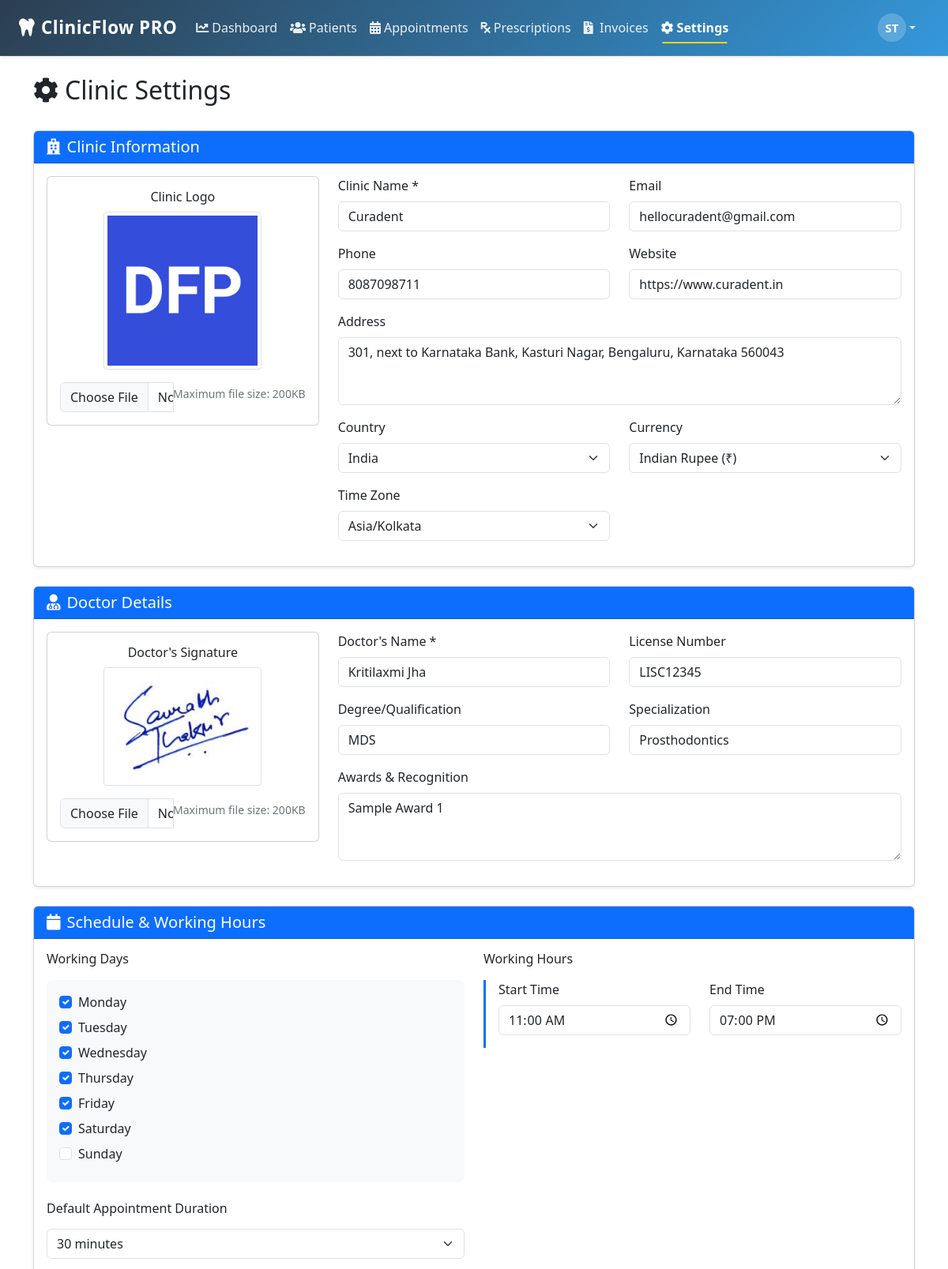
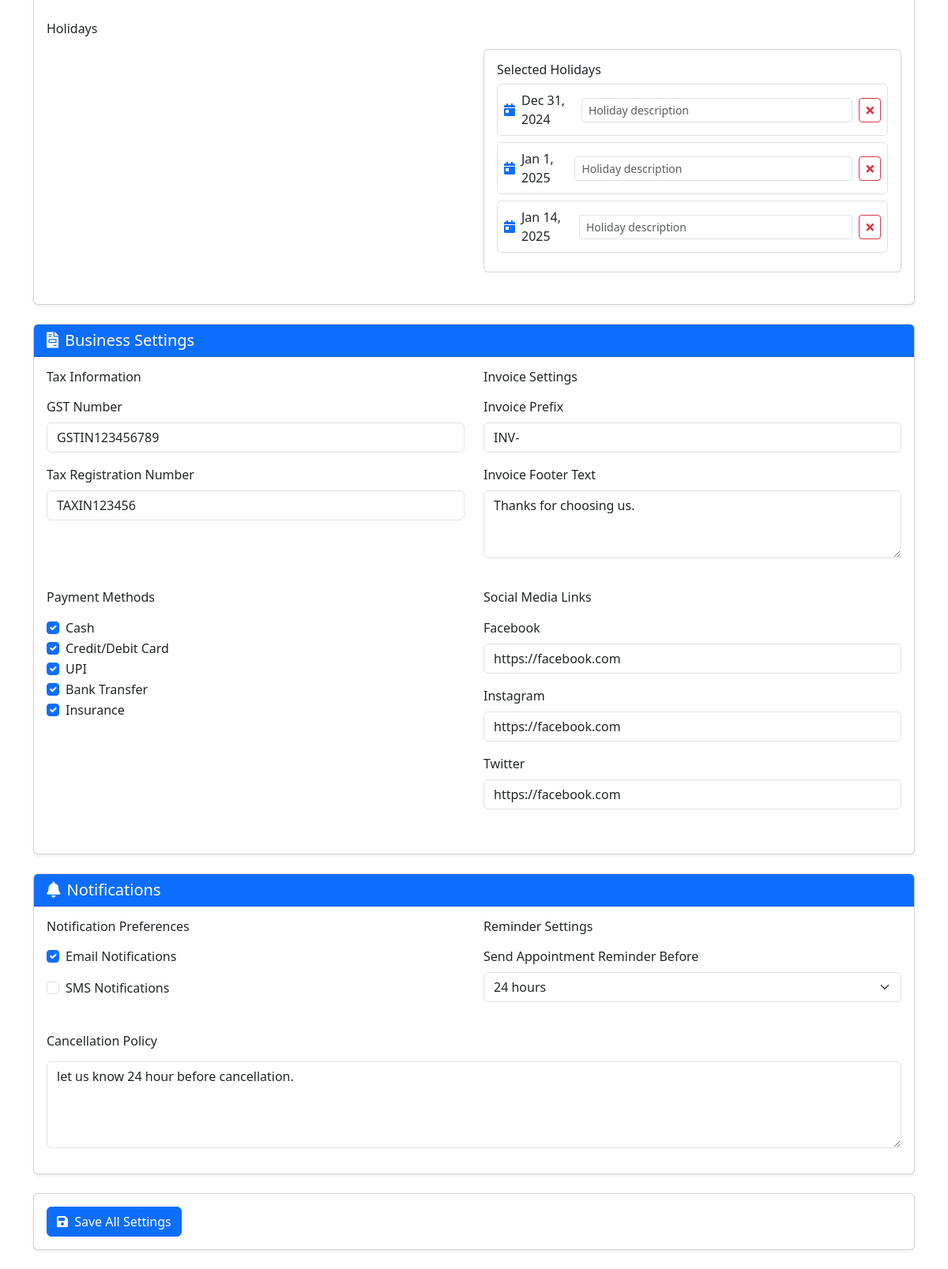
The page /modules/clinic_settings/settings.php (signed in) on the database its author committed (2 pictures, top to bottom).
### tables this page shows
CREATE TABLE `clinic_settings` (
  `id` int(11) NOT NULL,
  `user_id` int(11) NOT NULL,
  `clinic_name` varchar(100) NOT NULL,
  `logo_path` varchar(255) DEFAULT NULL,
  `email` varchar(100) DEFAULT NULL,
  `phone` varchar(20) DEFAULT NULL,
  `website` varchar(255) DEFAULT NULL,
  `address` text DEFAULT NULL,
  `country` varchar(100) DEFAULT NULL,
  `currency` varchar(10) DEFAULT NULL,
  `working_days` longtext DEFAULT NULL CHECK (json_valid(`working_days`)),
  `working_hours_start` time DEFAULT NULL,
  `working_hours_end` time DEFAULT NULL,
  `default_appointment_duration` int(11) DEFAULT 30,
  `doctor_name` varchar(100) DEFAULT NULL,
  `license_number` varchar(50) DEFAULT NULL,
  `degree` varchar(100) DEFAULT NULL,
  `specialization` varchar(100) DEFAULT NULL,
  `awards_recognition` text DEFAULT NULL,
  `signature_path` varchar(255) DEFAULT NULL,
  `gst_number` varchar(50) DEFAULT NULL,
  `tax_registration_number` varchar(50) DEFAULT NULL,
  `holidays` longtext DEFAULT NULL CHECK (json_valid(`holidays`)),
  `time_zone` varchar(100) DEFAULT NULL,
  `appointment_reminder_before` int(11) DEFAULT 24,
  `cancellation_policy` text DEFAULT NULL,
  `social_media_links` longtext DEFAULT NULL CHECK (json_valid(`social_media_links`)),
  `payment_methods` longtext DEFAULT NULL CHECK (json_valid(`payment_methods`)),
  `invoice_prefix` varchar(10) DEFAULT NULL,
  `invoice_footer_text` text DEFAULT NULL,
  `sms_notifications` tinyint(1) DEFAULT 0,
  `email_notifications` tinyint(1) DEFAULT 1,
  `created_at` timestamp NOT NULL DEFAULT current_timestamp(),
  `updated_at` timestamp NOT NULL DEFAULT current_timestamp() ON UPDATE current_timestamp()
);

### modules/clinic_settings/settings.php (the view, shortened to what the rows shown need)
<?php
require_once 'models/Settings.php';
$pageTitle = "Clinic Settings";
$settings = new Settings();
$settings->user_id = $_SESSION['user_id'];
$settingsData = $settings->getSettings($_SESSION['user_id']) ?? [];
$maxFileSize = 200 * 1024;
$socialMedia = json_decode($settingsData['social_media_links'] ?? '[]', true) ?: [];
?>
<!DOCTYPE html>
<html lang="en">
<head>
    <link href="https://cdn.jsdelivr.net/npm/bootstrap@5.3.0/dist/css/bootstrap.min.css" rel="stylesheet">
    <link rel="stylesheet" href="https://cdnjs.cloudflare.com/ajax/libs/font-awesome/5.15.4/css/all.min.css">
    <link rel="stylesheet" href="https://cdn.jsdelivr.net/npm/flatpickr/dist/flatpickr.min.css">
    <link rel="stylesheet" href="https://cdn.jsdelivr.net/npm/flatpickr/dist/themes/material_blue.css">
</head>
<body>
    <?php include_once BASE_PATH . '/includes/navbar.php'; ?>
    <div class="container mt-4">
        <div class="row mb-4">
            <div class="col-md-12">
                <h2><i class="fas fa-cog me-2"></i><?php echo $pageTitle; ?></h2>
            </div>
        </div>
        <form method="POST" action="" enctype="multipart/form-data">
            <div class="card shadow-sm mb-4">
                <div class="card-body">
                    <div class="row">
                        <div class="col-md-4 mb-4">
                            <div class="card">
                                <div class="card-body text-center">
                                    <h6 class="card-title">Clinic Logo</h6>
                                    <img src="<?php echo BASE_URL . '/' . ($settingsData['logo_path'] ?? 'assets/images/default-logo.png'); ?>"
                                         class="preview-image mb-3"
                                         id="logoPreview"
                                         alt="Clinic Logo">
                                    <div class="input-group">
                                        <input type="file" class="form-control" name="logo" accept="image/*"
                                               onchange="validateFileSize(this, 'logoPreview')"
                                               data-max-size="<?php echo $maxFileSize; ?>">
                                        <small class="form-text text-muted d-block">Maximum file size: 200KB</small>
                                    </div>
                                </div>
                            </div>
                        </div>
                        <div class="col-md-8">
                            <div class="row">
                                <div class="col-md-6 mb-3">
                                    <label class="form-label">Clinic Name *</label>
                                    <input type="text" class="form-control" name="clinic_name" required
                                           value="<?php echo htmlspecialchars($settingsData['clinic_name'] ?? ''); ?>">
                                </div>
                                <div class="col-md-6 mb-3">
                                    <label class="form-label">Email</label>
                                    <input type="email" class="form-control" name="email"
                                           value="<?php echo htmlspecialchars($settingsData['email'] ?? ''); ?>">
                                </div>
                                <div class="col-md-6 mb-3">
                                    <label class="form-label">Phone</label>
                                    <input type="tel" class="form-control" name="phone"
                                           value="<?php echo htmlspecialchars($settingsData['phone'] ?? ''); ?>">
                                </div>
                                <div class="col-md-6 mb-3">
                                    <label class="form-label">Website</label>
                                    <input type="url" class="form-control" name="website"
                                           value="<?php echo htmlspecialchars($settingsData['website'] ?? ''); ?>">
                                </div>
                                <div class="col-12 mb-3">
                                    <label class="form-label">Address</label>
                                    <textarea class="form-control" name="address" rows="3"><?php echo htmlspecialchars($settingsData['address'] ?? ''); ?></textarea>
                                </div>
                            </div>
                        </div>
                    </div>
                </div>
            </div>
            <div class="card shadow-sm mb-4">
                <div class="card-body">
                    <div class="row">
                        <div class="col-md-4 mb-4">
                            <div class="card">
                                <div class="card-body text-center">
                                    <h6 class="card-title">Doctor's Signature</h6>
                                    <img src="<?php echo BASE_URL . '/' . ($settingsData['signature_path'] ?? 'assets/images/default-signature.png'); ?>"
                                         class="preview-image mb-3"
                                         id="signaturePreview"
                                         alt="Doctor's Signature">
                                    <div class="input-group">
                                        <input type="file" class="form-control" name="signature" accept="image/*"
                                               onchange="validateFileSize(this, 'signaturePreview')"
                                               data-max-size="<?php echo $maxFileSize; ?>">
                                        <small class="form-text text-muted d-block">Maximum file size: 200KB</small>
                                    </div>
                                </div>
                            </div>
                        </div>
                        <div class="col-md-8">
                            <div class="row">
                                <div class="col-md-6 mb-3">
                                    <label class="form-label">Doctor's Name *</label>
                                    <input type="text" class="form-control" name="doctor_name" required
                                           value="<?php echo htmlspecialchars($settingsData['doctor_name'] ?? ''); ?>">
                                </div>
                                <div class="col-md-6 mb-3">
                                    <label class="form-label">License Number</label>
                                    <input type="text" class="form-control" name="license_number"
                                           value="<?php echo htmlspecialchars($settingsData['license_number'] ?? ''); ?>">
                                </div>
                                <div class="col-md-6 mb-3">
                                    <label class="form-label">Degree/Qualification</label>
                                    <input type="text" class="form-control" name="degree"
                                           value="<?php echo htmlspecialchars($settingsData['degree'] ?? ''); ?>">
                                </div>
                                <div class="col-md-6 mb-3">
                                    <label class="form-label">Specialization</label>
                                    <input type="text" class="form-control" name="specialization"
                                           value="<?php echo htmlspecialchars($settingsData['specialization'] ?? ''); ?>">
                                </div>
                                <div class="col-12 mb-3">
                                    <label class="form-label">Awards & Recognition</label>
                                    <textarea class="form-control" name="awards_recognition" rows="3"
                                              placeholder="List your awards and recognition (one per line)"><?php echo htmlspecialchars($settingsData['awards_recognition'] ?? ''); ?></textarea>
                                </div>
                            </div>
                        </div>
                    </div>
                </div>
            </div>
            <div class="card shadow-sm mb-4">
                <div class="card-body">
                    <div class="row">
                        <div class="col-md-6 mb-4">
                            <div class="time-picker-container">
                                <div class="row">
                                    <div class="col-md-6 mb-3">
                                        <label class="form-label">Start Time</label>
                                        <input type="time" class="form-control" name="working_hours_start"
                                               value="<?php echo htmlspecialchars($settingsData['working_hours_start'] ?? '09:00'); ?>">
                                    </div>
                                    <div class="col-md-6 mb-3">
                                        <label class="form-label">End Time</label>
                                        <input type="time" class="form-control" name="working_hours_end"
                                               value="<?php echo htmlspecialchars($settingsData['working_hours_end'] ?? '17:00'); ?>">
                                    </div>
                                </div>
                            </div>
                        </div>
                    </div>
                </div>
            </div>
            <div class="card shadow-sm mb-4">
                <div class="card-body">
                    <div class="row">
                        <div class="col-md-6 mb-4">
                            <div class="mb-3">
                                <label class="form-label">GST Number</label>
                                <input type="text" class="form-control" name="gst_number"
                                       value="<?php echo htmlspecialchars($settingsData['gst_number'] ?? ''); ?>">
                            </div>
                            <div class="mb-3">
                                <label class="form-label">Tax Registration Number</label>
                                <input type="text" class="form-control" name="tax_registration_number"
                                       value="<?php echo htmlspecialchars($settingsData['tax_registration_number'] ?? ''); ?>">
                            </div>
                        </div>
                        <div class="col-md-6 mb-4">
                            <div class="mb-3">
                                <label class="form-label">Invoice Prefix</label>
                                <input type="text" class="form-control" name="invoice_prefix"
                                       value="<?php echo htmlspecialchars($settingsData['invoice_prefix'] ?? ''); ?>"
                                       placeholder="e.g., INV-">
                            </div>
                            <div class="mb-3">
                                <label class="form-label">Invoice Footer Text</label>
                                <textarea class="form-control" name="invoice_footer_text" rows="3"
                                        placeholder="Terms and conditions, thank you message, etc."><?php echo htmlspecialchars($settingsData['invoice_footer_text'] ?? ''); ?></textarea>
                            </div>
                        </div>
                        <div class="col-md-6 mb-4">
                            <div class="mb-3">
                                <label class="form-label">Facebook</label>
                                <input type="url" class="form-control" name="social_media[facebook]"
                                       value="<?php echo htmlspecialchars($socialMedia['facebook'] ?? ''); ?>">
                            </div>
                            <div class="mb-3">
                                <label class="form-label">Instagram</label>
                                <input type="url" class="form-control" name="social_media[instagram]"
                                       value="<?php echo htmlspecialchars($socialMedia['instagram'] ?? ''); ?>">
                            </div>
                            <div class="mb-3">
                                <label class="form-label">Twitter</label>
                                <input type="url" class="form-control" name="social_media[twitter]"
                                       value="<?php echo htmlspecialchars($socialMedia['twitter'] ?? ''); ?>">
                            </div>
                        </div>
                    </div>
                </div>
            </div>
            <div class="card shadow-sm mb-4">
                <div class="card-body">
                    <div class="row">
                        <div class="col-md-6 mb-4">
                            <div class="form-check mb-3">
                                <input type="checkbox" class="form-check-input" name="email_notifications" id="email_notifications"
                                       <?php echo ($settingsData['email_notifications'] ?? true) ? 'checked' : ''; ?>>
                                <label class="form-check-label" for="email_notifications">Email Notifications</label>
                            </div>
                            <div class="form-check mb-3">
                                <input type="checkbox" class="form-check-input" name="sms_notifications" id="sms_notifications"
                                       <?php echo ($settingsData['sms_notifications'] ?? false) ? 'checked' : ''; ?>>
                                <label class="form-check-label" for="sms_notifications">SMS Notifications</label>
                            </div>
                        </div>
                        <div class="col-12">
                            <div class="mb-3">
                                <textarea class="form-control" name="cancellation_policy" rows="4"
                                        placeholder="Enter your cancellation policy"><?php echo htmlspecialchars($settingsData['cancellation_policy'] ?? ''); ?></textarea>
                            </div>
                        </div>
                    </div>
                </div>
            </div>
        </form>
    </div>
</body>
</html>

### rows shown on the page
clinic_settings: logo_path (picture), clinic_name "Curadent", email "hellocuradent@gmail.com", phone "8087098711", website "https://www.curadent.in", address "301, next to Karnataka Bank, Kasturi Nagar, Bengaluru, Karnataka 560043", signature_path (picture), doctor_name "Kritilaxmi Jha", license_number "LISC12345", degree "MDS", specialization "Prosthodontics", awards_recognition "Sample Award 1", working_hours_start "11:00:00", working_hours_end "19:00:00", gst_number "GSTIN123456789", tax_registration_number "TAXIN123456", invoice_prefix "INV-", invoice_footer_text "Thanks for choosing us.", social_media_links "https://facebook.com", email_notifications "☑", cancellation_policy "let us know 24 hour before cancellation."

### other values the page prints
$initials "ST"
$pageTitle "Clinic Settings"
$dayName "Monday"
$dayName "Tuesday"
$dayName "Wednesday"
$dayName "Thursday"
$dayName "Friday"
$dayName "Saturday"
$dayName "Sunday"
$label "Cash"
$label "Credit/Debit Card"
$label "UPI"
$label "Bank Transfer"
$label "Insurance"
form field country "India"
